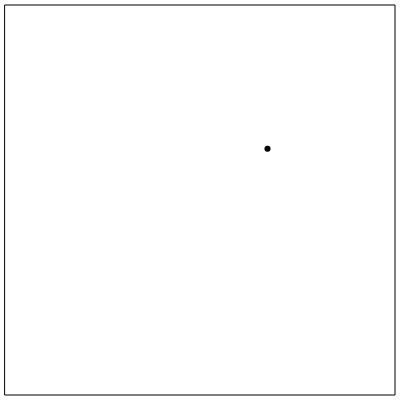
Frame 1 (no input)
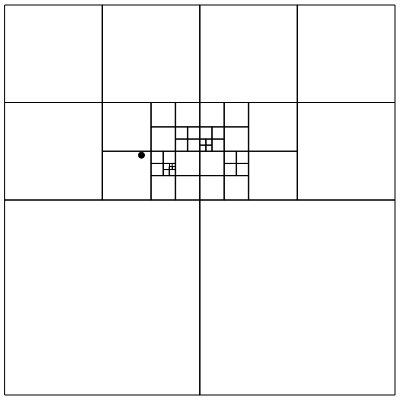
Frame 60 (no input)
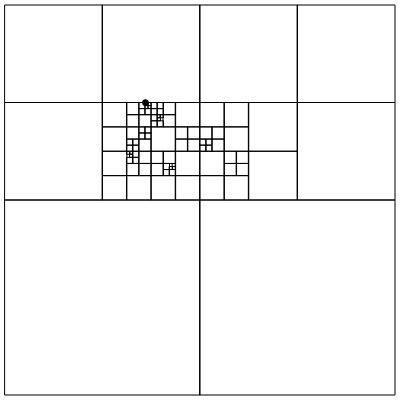
Frame 120 (the mouse pressed at the canvas centre since frame 60)

The p5.js sketch that drew these frames (run headless with seeded random() and noise() and a simulated clock; from frame 60 on, the mouse is pressed at the canvas centre):

// p5.js sketch
// ── sketch.js
class QuadTree {

  constructor(bounds, capacity = 4) { // {x,y,w,h}
    this.bounds = bounds;
    this.capacity = capacity;
    this.subtrees = 0;
    this.points = [];
  }

  clear() {
    this.points = [];
    if (this.subtrees) {
      this.subtrees.forEach(t => t.clear());
    }
    this.subtrees = 0;
  }

  size() {
    return this.subtrees
      ? this.subtrees.reduce((acc, t) => acc += t.size(), 0)
      : this.points.length;
  }

  contains(p) {
    return p.x >= this.bounds.x && p.x <= this.bounds.x + this.bounds.w
      && p.y >= this.bounds.y && p.y <= this.bounds.y + this.bounds.h;
  }

  insert(obj) { // x,y
    if (!obj || !this.contains(obj)) return false;

    if (this.subtrees) {
      this.subtrees.forEach(st => st.insert(obj));
      return true;
    }

    this.points.push(obj);

    // if we're over capacity, subdivide
    if (this.points.length > this.capacity) {
      this.subdivide();

      // now insert our points into the subtrees
      while (this.points.length) {
        let pt = this.points.pop();
        for (let i = 0; i < this.subtrees.length; i++) {
          //console.log('sub'+i,this.subtrees[i].insert(pt));
          this.subtrees[i].insert(pt)
        }
      }
      this.points = undefined; // cleanup (no pts in subdivided node)
    }
    return true;
  }

  subdivide() {
    let b = this.bounds;

    // divide into 4 subtrees
    this.subtrees = [

      // clockwise, from upper-right
      new QuadTree({
        // UR
        x: b.x + b.w / 2,
        y: b.y,
        w: b.w / 2,
        h: b.h / 2,
      }),
      new QuadTree({
        // LR
        x: b.x + b.w / 2,
        y: b.y + b.h / 2,
        w: b.w / 2,
        h: b.h / 2,
      }),
      new QuadTree({
        // LL
        x: b.x,
        y: b.y + b.h / 2,
        w: b.w / 2,
        h: b.h / 2,
      }),
      new QuadTree({
        // UL
        x: b.x,
        y: b.y,
        w: b.w / 2,
        h: b.h / 2,
      }),
    ];
  }

  intersects(rect) {

    // no horizontal overlap
    if (rect.x >= this.bounds.x + this.bounds.w
      || this.bounds.x >= rect.x + rect.w) {
      return false;
    }
    // no vertical overlap
    if (rect.y >= this.bounds.y + this.bounds.h
      || this.bounds.y >= rect.y + rect.h) {
      return false;
    }

    return true;
  }

  query(bounds) { // {x,y,w,h})

    let result = [];

    if (this.intersects(bounds)) {
      //console.log('hit', " query=", bounds,'this=',this.bounds,'pts:',this.size());
      if (this.subtrees) {
        for (let i = 0; i < this.subtrees.length; i++) {
          let res = this.subtrees[i].query(bounds);
          if (res && res.length) result.push(...res);
        }
      }
      else {
        result.push(...this.points.filter(p => this.contains(p)));
      }
    }

    return result;
  }

  draw() {
    if (!this.subtrees) {
      let b = this.bounds;
      if (b.w >= 2 && b.h >= 2) {
        strokeWeight(1);
        rect(b.x, b.y, b.w, b.h);
      }
      this.points.forEach((p) => {
        strokeWeight(0.1);
        //point(p.x, p.y);
      });
    } else {
      this.subtrees.forEach((st) => st.draw());
    }
  }
}

function biasedRandom(min, max, bias) {
  let mix = random();
  let t = random(min, max);
  return t * (1 - mix) + (bias * mix);
}

//////////////////////////////////////////////////////////////////////

let tree, animate = true;

function setup() {
  createCanvas(400, 400);
  background(255);
  tree = new QuadTree({ x: 5, y: 5, w: width - 10, h: height - 10 });
  if (!animate) {
    for (let i = 0; i < 3000; i++) {
      tree.insert({
        x: biasedRandom(0, width, width / 4),
        y: biasedRandom(0, height, height / 4),
      });
    }
    tree.draw();
  }
}

function draw() {
  if (animate) {
    background(255);
    noFill();
    stroke(0);
    if (frameCount > 1000) noLoop();
    let x = noise(frameCount / 100) * width;
    let y = noise(5 + frameCount / 100) * height;
    tree.insert({x,y});
    tree.draw();
    fill(0);
    circle(x,y,6);
  }
}
